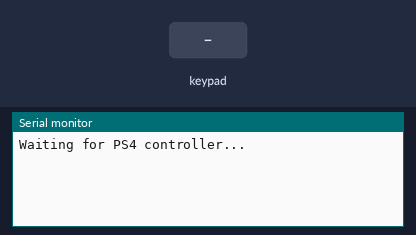
Simulated run of this program. Board: ESP32. Parts: the last lines printed to the serial monitor. The test bench sets the inputs (shaded band). Nothing arrives over Bluetooth unless stated.

Above: at 1.2 s.
1.3 s: key 'U' pressed
At 2.4 s:
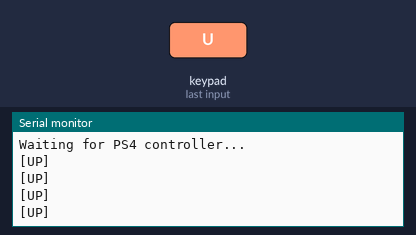
2.9 s: key 'D' pressed
At 3.7 s:
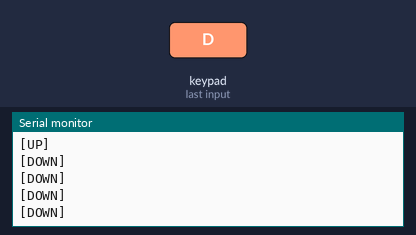
4.5 s: key 'L' pressed
At 5.8 s:
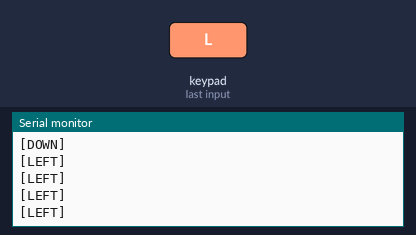
6.1 s: key 'R' pressed
At 7.3 s:
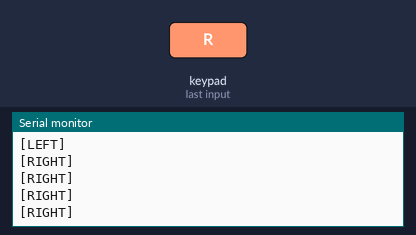
7.7 s: key 'X' pressed
At 8.6 s:
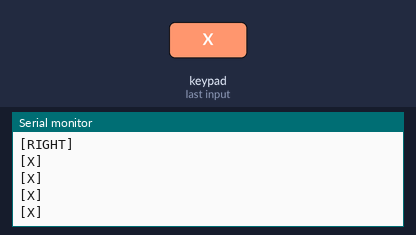
9.3 s: key 'O' pressed
At 11.1 s:
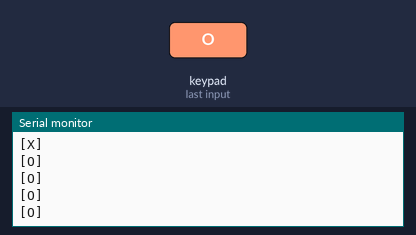

Measured:
- after the input at 1.3 s, the serial monitor: prints a new line after 0.10 s (image 1)
- after the input at 2.9 s, the serial monitor: prints a new line after 0.10 s (image 2)
- after the input at 4.5 s, the serial monitor: prints a new line after 0.10 s (image 3)
- after the input at 6.1 s, the serial monitor: prints a new line after 0.10 s (image 4)
- after the input at 7.7 s, the serial monitor: prints a new line after 0.10 s (image 5)
- after the input at 9.3 s, the serial monitor: prints a new line after 0.11 s (image 6)

The program:

main.cpp
```cpp
#include "main.h"

void setup() {
  Serial.begin(115200);
  PS4.begin("A8:E2:91:4F:12:FC");
  Serial.println("Waiting for PS4 controller...");
}

void loop() {
  if (PS4.isConnected()) {
    bool anythingPressed = false;

    // Joysticks - ignore if under 10 (deadzone)
    if (abs(PS4.LStickX()) > 10) { Serial.print("LX:"); Serial.print(PS4.LStickX()); Serial.print(" "); anythingPressed = true; }
    if (abs(PS4.LStickY()) > 10) { Serial.print("LY:"); Serial.print(PS4.LStickY()); Serial.print(" "); anythingPressed = true; }
    if (abs(PS4.RStickX()) > 10) { Serial.print("RX:"); Serial.print(PS4.RStickX()); Serial.print(" "); anythingPressed = true; }
    if (abs(PS4.RStickY()) > 10) { Serial.print("RY:"); Serial.print(PS4.RStickY()); Serial.print(" "); anythingPressed = true; }

    // Triggers - only print if pressed
    if (PS4.L2Value() > 0) { Serial.print("L2:"); Serial.print(PS4.L2Value()); Serial.print(" "); anythingPressed = true; }
    if (PS4.R2Value() > 0) { Serial.print("R2:"); Serial.print(PS4.R2Value()); Serial.print(" "); anythingPressed = true; }

    // Buttons - only print if pressed
    if (PS4.Cross())    { Serial.print("[X] ");  anythingPressed = true; }
    if (PS4.Circle())   { Serial.print("[O] ");  anythingPressed = true; }
    if (PS4.Triangle()) { Serial.print("[^] ");  anythingPressed = true; }
    if (PS4.Square())   { Serial.print("[S] ");  anythingPressed = true; }
    if (PS4.Up())       { Serial.print("[UP] ");    anythingPressed = true; }
    if (PS4.Down())     { Serial.print("[DOWN] ");  anythingPressed = true; }
    if (PS4.Left())     { Serial.print("[LEFT] ");  anythingPressed = true; }
    if (PS4.Right())    { Serial.print("[RIGHT] "); anythingPressed = true; }
    if (PS4.L1())       { Serial.print("[L1] "); anythingPressed = true; }
    if (PS4.R1())       { Serial.print("[R1] "); anythingPressed = true; }

    if (anythingPressed) Serial.println();
  }
  delay(100);
}
```

main.h
```cpp
#pragma once
#include <Arduino.h>
#include <PS4Controller.h>

void setup();
void loop();
```
